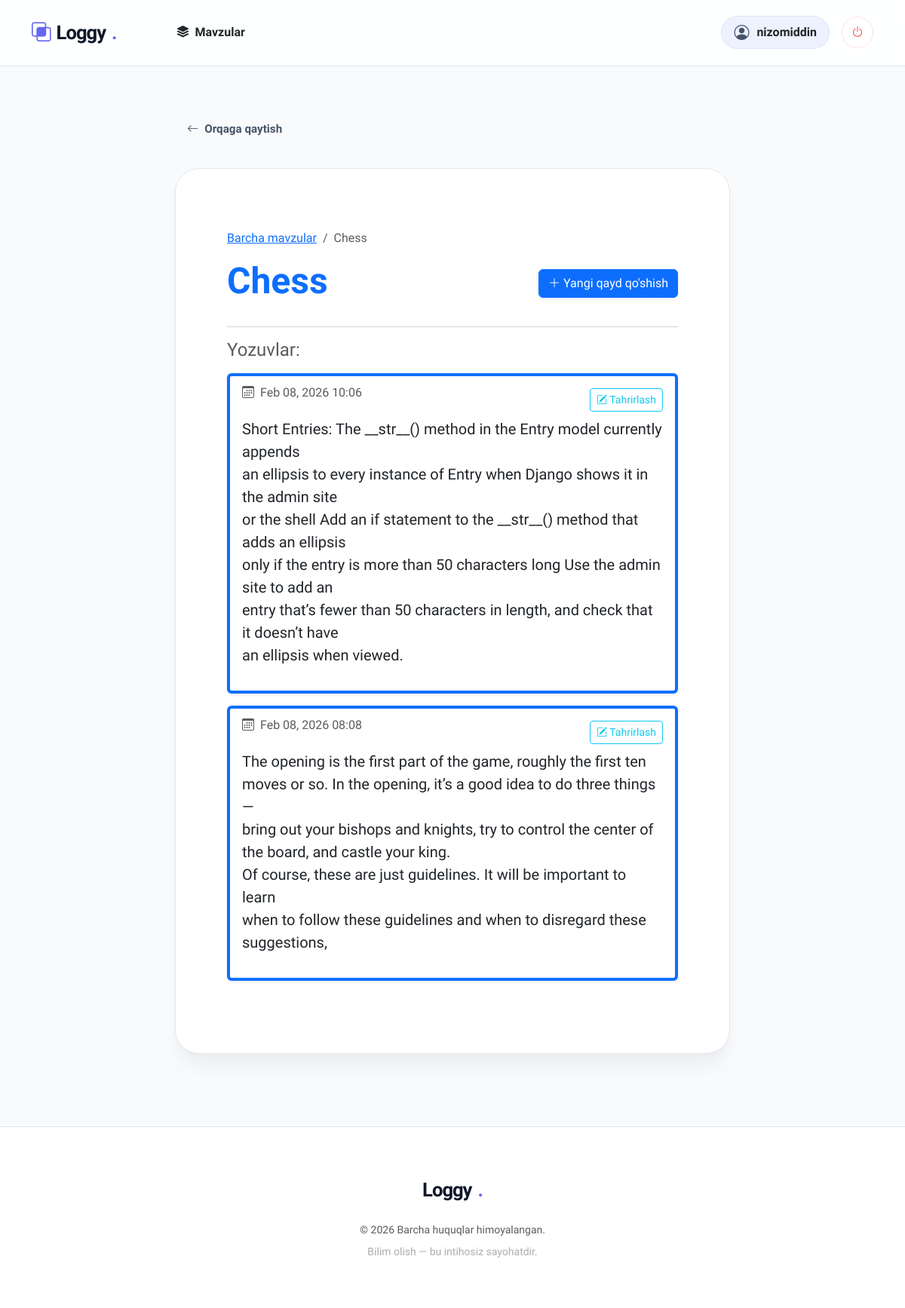
The page /topics/3/ (signed in) on the database its author committed.
### learning_logs/models.py (models this page shows, shortened)
class Topic(models.Model):
    text = models.CharField(max_length=200)
    date_added = models.DateTimeField(auto_now_add=True)
    owner = models.ForeignKey(User, on_delete=models.CASCADE)
    def __str__(self):
        return self.text

class Entry(models.Model):
    topic = models.ForeignKey(Topic, on_delete=models.CASCADE)
    text = models.TextField()
    date_added = models.DateTimeField(auto_now_add=True)
    class Meta:
        verbose_name_plural = 'entries'

### learning_logs/views.py (the view)
# urls.py: path('topics/<int:topic_id>/', views.topic, name='topic'),
@login_required
def topic(request, topic_id):
    topic = get_object_or_404(Topic, id=topic_id)
    if topic.owner != request.user:
        raise Http404
    entries = topic.entry_set.order_by('-date_added')
    context = {'topic': topic, 'entries': entries}
    return render(request, 'learning_logs/topic.html', context)

### learning_logs/templates/learning_logs/topic.html
{% extends 'learning_logs/base.html' %}
{% block content %}
<div class="container py-4">
    <nav aria-label="breadcrumb">
        <ol class="breadcrumb">
            <li class="breadcrumb-item"><a href="{% url 'learning_logs:topics' %}">Barcha mavzular</a></li>
            <li class="breadcrumb-item active" aria-current="page">{{ topic }}</li>
        </ol>
    </nav>
    <div class="d-flex justify-content-between align-items-center mb-4">
        <h1 class="display-5 fw-bold text-primary">{{ topic }}</h1>
        <a href="{% url 'learning_logs:new_entry' topic.id %}" class="btn btn-primary shadow-sm">
            <i class="bi bi-plus-lg"></i> Yangi qayd qo'shish
        </a>
    </div>
    <hr>
    <h4 class="mb-3 text-muted">Yozuvlar:</h4>
    {% for entry in entries %}
        <div class="card mb-3 shadow-sm border-start border-4 border-primary">
            <div class="card-body">
                <div class="d-flex justify-content-between align-items-start mb-2">
                    <h6 class="card-subtitle text-muted italic">
                        <i class="bi bi-calendar3 me-1"></i> {{ entry.date_added|date:'M d, Y H:i' }}
                    </h6>
                    <a href="{% url 'learning_logs:edit_entry' entry.id %}" class="btn btn-sm btn-outline-info">
                        <i class="bi bi-pencil-square"></i> Tahrirlash
                    </a>
                </div>
                <div class="card-text fs-5">
                    {{ entry.text|linebreaks }}
                </div>
            </div>
        </div>
    {% empty %}
        <div class="alert alert-light border text-center py-5">
            <i class="bi bi-chat-dots fs-1 text-muted"></i>
            <p class="mt-3 fs-5">Ushbu mavzu bo'yicha hali hech qanday yozuv yo'q.</p>
            <a href="{% url 'learning_logs:new_entry' topic.id %}" class="btn btn-sm btn-link">Birinchi qaydni qo'shish</a>
        </div>
    {% endfor %}
</div>
{% endblock content %}

### learning_logs/templates/learning_logs/base.html (shortened to what this page needs)
<!DOCTYPE html>
<html lang="uz">
<head>
    <link href="https://cdn.jsdelivr.net/npm/bootstrap@5.3.2/dist/css/bootstrap.min.css" rel="stylesheet">
    <link rel="stylesheet" href="https://cdn.jsdelivr.net/npm/bootstrap-icons@1.11.2/font/bootstrap-icons.css">
</head>
<body class="d-flex flex-column min-vh-100">
    <nav class="navbar navbar-expand-lg sticky-top">
        <div class="container">
            <a class="navbar-brand" href="{% url 'learning_logs:index' %}">
                <i class="bi bi-intersect brand-dot"></i> Loggy<span class="brand-dot">.</span>
            </a>
            <div class="collapse navbar-collapse" id="navbarNav">
                <ul class="navbar-nav me-auto ps-lg-5">
                    <li class="nav-item">
                        <a class="nav-link fw-semibold px-3 text-dark" href="{% url 'learning_logs:topics' %}">
                            <i class="bi bi-stack me-1"></i> Mavzular
                        </a>
                    </li>
                </ul>
                <div class="d-flex align-items-center gap-3">
                    {% if user.is_authenticated %}
                        <div class="user-pill d-none d-sm-flex">
                            <i class="bi bi-person-circle text-accent fs-5"></i>
                            <span class="fw-bold text-dark fs-6">{{ user.username }}</span>
                        </div>
                        <form action="{% url 'users:logout' %}" method="post" class="m-0">
                            <button type="submit" class="logout-btn-circle" title="Chiqish">
                                <i class="bi bi-power"></i>
                            </button>
                        </form>
                    {% else %}
                        <a href="{% url 'users:login' %}" class="btn btn-link text-decoration-none text-dark fw-bold px-4">Kirish</a>
                        <a href="{% url 'users:register' %}" class="btn btn-brand">Boshlash</a>
                    {% endif %}
                </div>
            </div>
        </div>
    </nav>
    <main class="container main-container">
        <div class="row justify-content-center">
            <div class="col-xl-8 col-lg-10">
                {% if request.resolver_match.url_name != 'index' %}
                    <a href="javascript:history.back()" class="back-nav">
                        <i class="bi bi-arrow-left"></i> Orqaga qaytish
                    </a>
                {% endif %}
                <div class="content-box">
                    {% block content %}{% endblock content %}
                </div>
            </div>
        </div>
    </main>
    <footer class="text-center mt-auto">
        <div class="container">
            <div class="mb-4">
                <a class="navbar-brand justify-content-center" href="#">
                    Loggy<span class="brand-dot">.</span>
                </a>
            </div>
            <div class="text-muted small mb-0">
                &copy; 2026 Barcha huquqlar himoyalangan. <br>
                <span class="opacity-50 mt-2 d-block">Bilim olish — bu intihosiz sayohatdir.</span>
            </div>
        </div>
    </footer>
</body>
</html>

### learning_logs/templates/learning_logs/base.html (style rules this page uses)
:root { --accent: #6366f1; --accent-soft: #eef2ff; --surface: #ffffff; --background: #f8fafc; --text-heading: #0f172a; --text-body: #475569; --nav-bg: rgba(255, 255, 255, 0.85); --border: #e2e8f0; }
body { font-family: 'Plus Jakarta Sans', sans-serif; background-color: var(--background); color: var(--text-body); -webkit-font-smoothing: antialiased; text-rendering: optimizeLegibility; overflow-x: hidden; }
.navbar-brand { font-weight: 800; font-size: 1.6rem; letter-spacing: -1px; color: var(--text-heading) !important; display: flex; align-items: center; gap: 8px; }
.brand-dot { color: var(--accent); }
.navbar { padding: 1.2rem 0; backdrop-filter: blur(16px) saturate(180%); background: var(--nav-bg); border-bottom: 1px solid var(--border); transition: all 0.3s ease; }
.content-box { background: var(--surface); border-radius: 32px; padding: 3.5rem; border: 1px solid var(--border); box-shadow: 0 4px 6px -1px rgba(0, 0, 0, 0.02), 0 20px 25px -5px rgba(0, 0, 0, 0.05); transition: transform 0.3s ease; }
.user-pill { background: var(--accent-soft); padding: 6px 16px; border-radius: 100px; display: flex; align-items: center; gap: 10px; border: 1px solid rgba(99, 102, 241, 0.1); }
.logout-btn-circle { width: 42px; height: 42px; border-radius: 50%; display: flex; align-items: center; justify-content: center; background: #fff; color: #ef4444; border: 1px solid #fee2e2; transition: all 0.2s; }
.back-nav { display: inline-flex; align-items: center; gap: 8px; color: var(--text-body); text-decoration: none; font-weight: 600; font-size: 0.95rem; margin-bottom: 2rem; padding: 8px 16px; border-radius: 12px; transition: all 0.2s; }
.main-container { margin-top: 4rem; margin-bottom: 6rem; }
footer { background: var(--surface); padding: 4rem 0; border-top: 1px solid var(--border); }
.content-box { animation: fadeIn 0.6s ease-out; }

### rows shown on the page
Topic: text "Chess"
Entry: date_added "Feb 08, 2026 10:06", text "Short Entries: The __str__() method in the Entry model currently appends an ellipsis to every instance of Entry when Django shows it in the admin site or the shell Add an if statement to the __str__() method that adds an ellipsis only if the entry is more than 50 characters long Use the admin site to add an entry that’s fewer than 50 characters in length, and check that it doesn’t have an ellipsis when viewed."
Entry: date_added "Feb 08, 2026 08:08", text "The opening is the first part of the game, roughly the first ten moves or so. In the opening, it’s a good idea to do three things— bring out your bishops and knights, try to control the center of the board, and castle your king. Of course, these are just guidelines. It will be important to learn when to follow these guidelines and when to disregard these suggestions,"

### other values the page prints
{{ user.username }} "nizomiddin"
